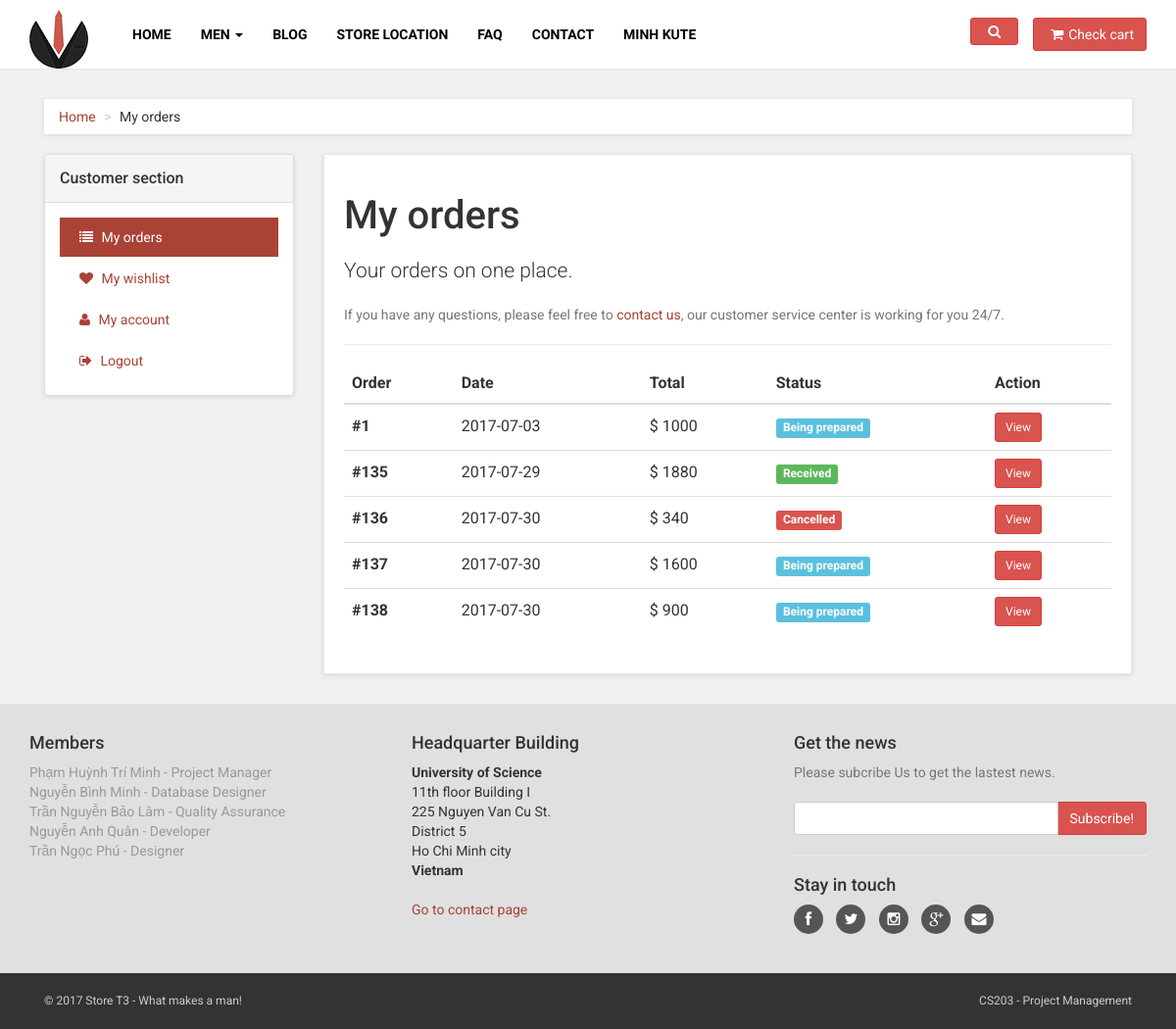
The app's page /lazy/customer-orders.php (signed in), older data.
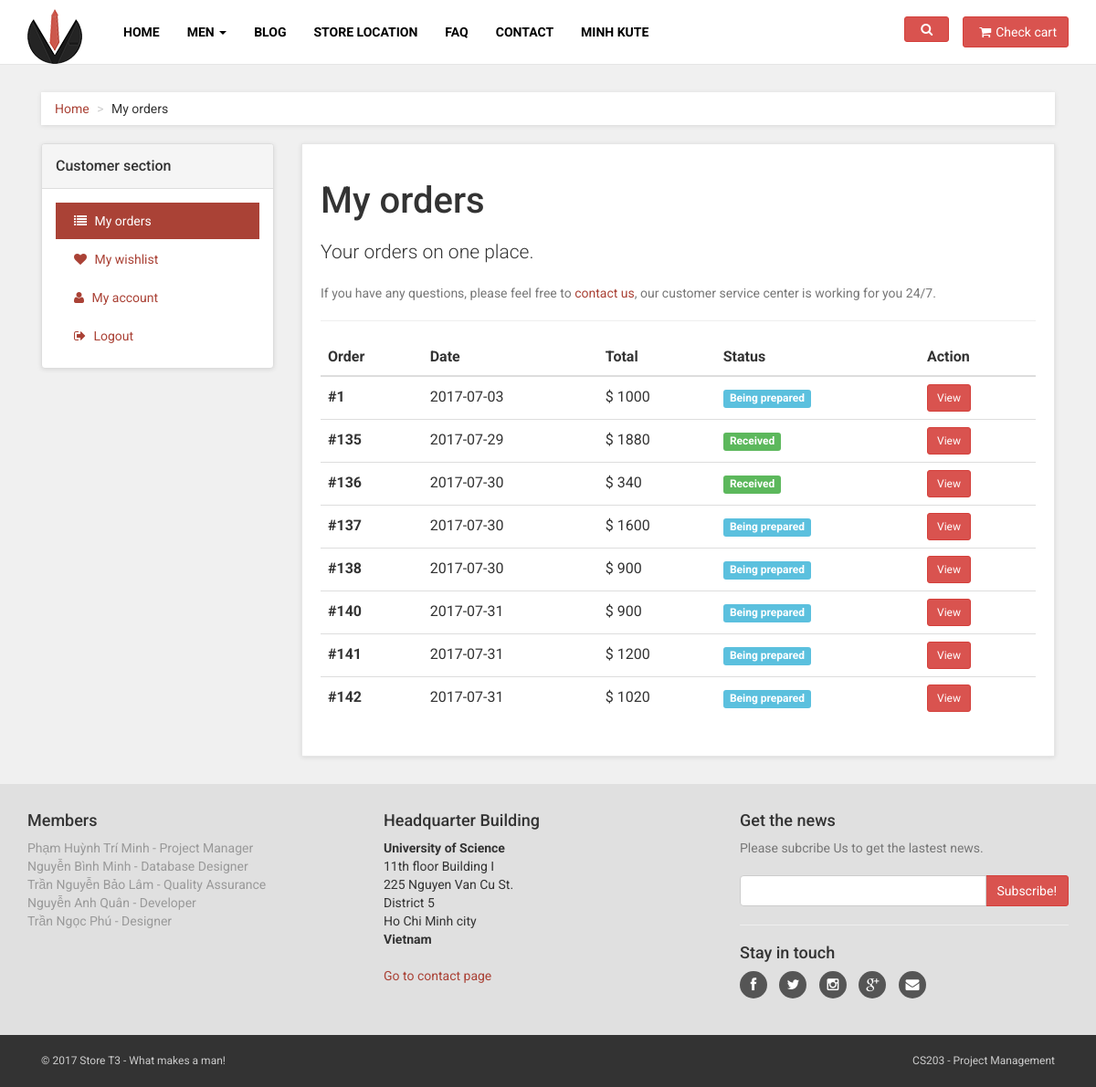
The same page, newer data.
### tables this page shows
CREATE TABLE `bill` (
  `id` int(11) NOT NULL,
  `id_delivery` int(11) NOT NULL,
  `bill_date` date DEFAULT NULL,
  `price` float NOT NULL,
  `status` int(5) NOT NULL DEFAULT '1'
);

### lazy/customer-orders.php (the view)
<?php
  include "includes/header.php";
  include "includes/navbar.php";
?>
    <div id="all">
        <div id="content">
            <div class="container">
                <div class="col-md-12">
                    <ul class="breadcrumb">
                        <li><a href="#">Home</a>
                        </li>
                        <li>My orders</li>
                    </ul>
                </div>
                <?php
                  include "includes/customer_menu.php";
                ?>
                <div class="col-md-9" id="customer-orders">
                    <div class="box">
                        <h1>My orders</h1>
                        <p class="lead">Your orders on one place.</p>
                        <p class="text-muted">If you have any questions, please feel free to <a href="contact.php">contact us</a>, our customer service center is working for you 24/7.</p>
                        <hr>
                        <div class="table-responsive">
                            <table class="table table-hover">
                                <thead>
                                    <tr>
                                        <th>Order</th>
                                        <th>Date</th>
                                        <th>Total</th>
                                        <th>Status</th>
                                        <th>Action</th>
                                    </tr>
                                </thead>
                                <tbody>
                                <?php
                                    $id = $_SESSION['Customer_ID'];
                                    $sqli = "select * from bill where id_delivery in (select d.id from delivery_info d where d.id_user = $id)";
                                    $rs = mysqli_query($conn,$sqli);
                                    while ($data = mysqli_fetch_array($rs))
                                    {
                                      echo "<tr>
                                          <th>#$data[id]</th>
                                          <td>$data[bill_date]</td>
                                          <td>$ $data[price]</td>";
                                          if ($data['status'] == 1)
                                          {
                                            echo"<td><span class='label label-info'>Being prepared</span>
                                                </td>";
                                          }
                                          if ($data['status'] == 0)
                                          {
                                            echo"<td><span class='label label-danger'>Cancelled</span>
                                                </td>";
                                          }
                                          if ($data['status'] == 2)
                                          {
                                            echo"<td><span class='label label-success'>Received</span>
                                                </td>";
                                          }
                                      echo"<td><a href='customer-order.php?cid=$data[id]' class='btn btn-danger btn-sm'>View</a>
                                          </td>
                                      </tr>";
                                    }
                                ?>
                                </tbody>
                            </table>
                        </div>
                    </div>
                </div>
            </div>
        </div>
<?php
    include "includes/footer.php";
?>

Row changes from the older to the newer data that the page shows:
changed bill id 136: status "Cancelled" → "Received"
added bill: id "140", bill_date "2017-07-31", price "900", status "Being prepared"
added bill: id "141", bill_date "2017-07-31", price "1200", status "Being prepared"
added bill: id "142", bill_date "2017-07-31", price "1020", status "Being prepared"
